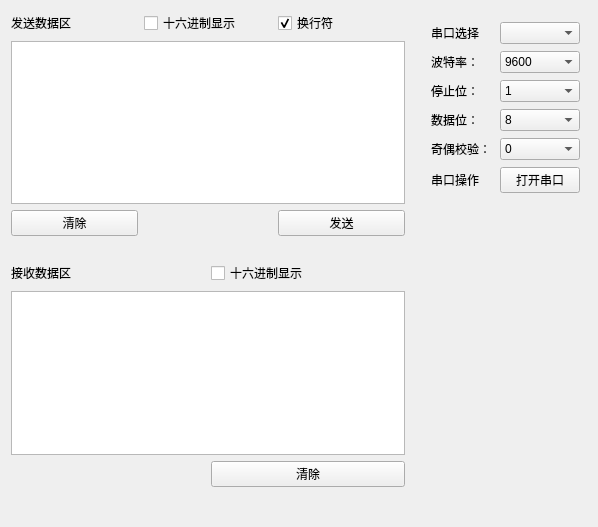
<?xml version="1.0" encoding="UTF-8"?>
<ui version="4.0">
 <class>Widget</class>
 <widget class="QWidget" name="Widget">
  <property name="geometry">
   <rect>
    <x>0</x>
    <y>0</y>
    <width>598</width>
    <height>527</height>
   </rect>
  </property>
  <property name="windowTitle">
   <string>Widget</string>
  </property>
  <widget class="QWidget" name="Uart_Message_Send_Widget" native="true">
   <property name="geometry">
    <rect>
     <x>0</x>
     <y>0</y>
     <width>416</width>
     <height>247</height>
    </rect>
   </property>
   <layout class="QGridLayout" name="gridLayout_3">
    <item row="0" column="0">
     <widget class="QLabel" name="Uart_Message_Send_Title_Label">
      <property name="text">
       <string>发送数据区</string>
      </property>
     </widget>
    </item>
    <item row="2" column="2">
     <widget class="QPushButton" name="Uart_Message_Send_Button">
      <property name="text">
       <string>发送</string>
      </property>
     </widget>
    </item>
    <item row="1" column="0" colspan="3">
     <widget class="QTextEdit" name="Uart_Message_Send_TextEdit"/>
    </item>
    <item row="0" column="2">
     <widget class="QCheckBox" name="Uart_Message_Send_LF_CheckBox">
      <property name="text">
       <string>换行符</string>
      </property>
      <property name="checked">
       <bool>true</bool>
      </property>
     </widget>
    </item>
    <item row="2" column="0">
     <widget class="QPushButton" name="Uart_Message_Send_Clear_Button">
      <property name="text">
       <string>清除</string>
      </property>
     </widget>
    </item>
    <item row="0" column="1">
     <widget class="QCheckBox" name="Uart_Message_Send_HEX_CheckBox">
      <property name="text">
       <string>十六进制显示</string>
      </property>
     </widget>
    </item>
   </layout>
  </widget>
  <widget class="QWidget" name="Uart_Message_Receive_Widget" native="true">
   <property name="geometry">
    <rect>
     <x>0</x>
     <y>250</y>
     <width>416</width>
     <height>248</height>
    </rect>
   </property>
   <layout class="QGridLayout" name="gridLayout_2">
    <item row="0" column="0">
     <widget class="QLabel" name="Uart_Message_Receive_Title_Label">
      <property name="text">
       <string>接收数据区</string>
      </property>
     </widget>
    </item>
    <item row="2" column="1">
     <widget class="QPushButton" name="Uart_Message_Receive_Clear_Button">
      <property name="text">
       <string>清除</string>
      </property>
     </widget>
    </item>
    <item row="1" column="0" colspan="2">
     <widget class="QTextBrowser" name="Uart_Message_Receive_TextBrowser"/>
    </item>
    <item row="0" column="1">
     <widget class="QCheckBox" name="Uart_Message_Receive_HEX_CheckBox">
      <property name="text">
       <string>十六进制显示</string>
      </property>
     </widget>
    </item>
   </layout>
  </widget>
  <widget class="QWidget" name="Uart_Config_Widget" native="true">
   <property name="geometry">
    <rect>
     <x>420</x>
     <y>10</y>
     <width>171</width>
     <height>201</height>
    </rect>
   </property>
   <layout class="QGridLayout" name="gridLayout">
    <item row="0" column="0">
     <widget class="QLabel" name="Uart_ConfigTittle_Label">
      <property name="text">
       <string>串口选择</string>
      </property>
     </widget>
    </item>
    <item row="2" column="0">
     <widget class="QLabel" name="Uart_Baudrate_Box_Label">
      <property name="text">
       <string>波特率：</string>
      </property>
     </widget>
    </item>
    <item row="2" column="1">
     <widget class="QComboBox" name="Uart_Baudrate_Box">
      <property name="editable">
       <bool>false</bool>
      </property>
      <property name="currentText">
       <string>9600</string>
      </property>
      <property name="currentIndex">
       <number>13</number>
      </property>
      <item>
       <property name="text">
        <string>1382400</string>
       </property>
      </item>
      <item>
       <property name="text">
        <string>921600</string>
       </property>
      </item>
      <item>
       <property name="text">
        <string>460800</string>
       </property>
      </item>
      <item>
       <property name="text">
        <string>256000</string>
       </property>
      </item>
      <item>
       <property name="text">
        <string>230400</string>
       </property>
      </item>
      <item>
       <property name="text">
        <string>128000</string>
       </property>
      </item>
      <item>
       <property name="text">
        <string>115200</string>
       </property>
      </item>
      <item>
       <property name="text">
        <string>76800</string>
       </property>
      </item>
      <item>
       <property name="text">
        <string>57600</string>
       </property>
      </item>
      <item>
       <property name="text">
        <string>43000</string>
       </property>
      </item>
      <item>
       <property name="text">
        <string>38400</string>
       </property>
      </item>
      <item>
       <property name="text">
        <string>19200</string>
       </property>
      </item>
      <item>
       <property name="text">
        <string>14400</string>
       </property>
      </item>
      <item>
       <property name="text">
        <string>9600</string>
       </property>
      </item>
      <item>
       <property name="text">
        <string>4800</string>
       </property>
      </item>
      <item>
       <property name="text">
        <string>2400</string>
       </property>
      </item>
      <item>
       <property name="text">
        <string>1200</string>
       </property>
      </item>
     </widget>
    </item>
    <item row="3" column="0">
     <widget class="QLabel" name="Uart_StopBit_Box_Label">
      <property name="text">
       <string>停止位：</string>
      </property>
     </widget>
    </item>
    <item row="3" column="1">
     <widget class="QComboBox" name="Uart_StopBit_Box">
      <item>
       <property name="text">
        <string>1</string>
       </property>
      </item>
      <item>
       <property name="text">
        <string>2</string>
       </property>
      </item>
     </widget>
    </item>
    <item row="4" column="0">
     <widget class="QLabel" name="Uart_DateBit_Box_Label">
      <property name="text">
       <string>数据位：</string>
      </property>
     </widget>
    </item>
    <item row="4" column="1">
     <widget class="QComboBox" name="Uart_DateBit_Box">
      <item>
       <property name="text">
        <string>8</string>
       </property>
      </item>
      <item>
       <property name="text">
        <string>7</string>
       </property>
      </item>
      <item>
       <property name="text">
        <string>6</string>
       </property>
      </item>
      <item>
       <property name="text">
        <string>5</string>
       </property>
      </item>
     </widget>
    </item>
    <item row="5" column="0">
     <widget class="QLabel" name="Uart_Parity_Box_Label">
      <property name="text">
       <string>奇偶校验：</string>
      </property>
     </widget>
    </item>
    <item row="5" column="1">
     <widget class="QComboBox" name="Uart_Parity_Box">
      <item>
       <property name="text">
        <string>0</string>
       </property>
      </item>
      <item>
       <property name="text">
        <string>1</string>
       </property>
      </item>
      <item>
       <property name="text">
        <string>2</string>
       </property>
      </item>
     </widget>
    </item>
    <item row="6" column="0">
     <widget class="QLabel" name="Uart_Operate_Button_Label">
      <property name="text">
       <string>串口操作</string>
      </property>
     </widget>
    </item>
    <item row="6" column="1">
     <widget class="QPushButton" name="Uart_Operate_Button">
      <property name="text">
       <string>打开串口</string>
      </property>
     </widget>
    </item>
    <item row="0" column="1">
     <widget class="QComboBox" name="Uart_PortName_Box"/>
    </item>
   </layout>
  </widget>
 </widget>
 <layoutdefault spacing="6" margin="11"/>
 <resources/>
 <connections/>
</ui>
